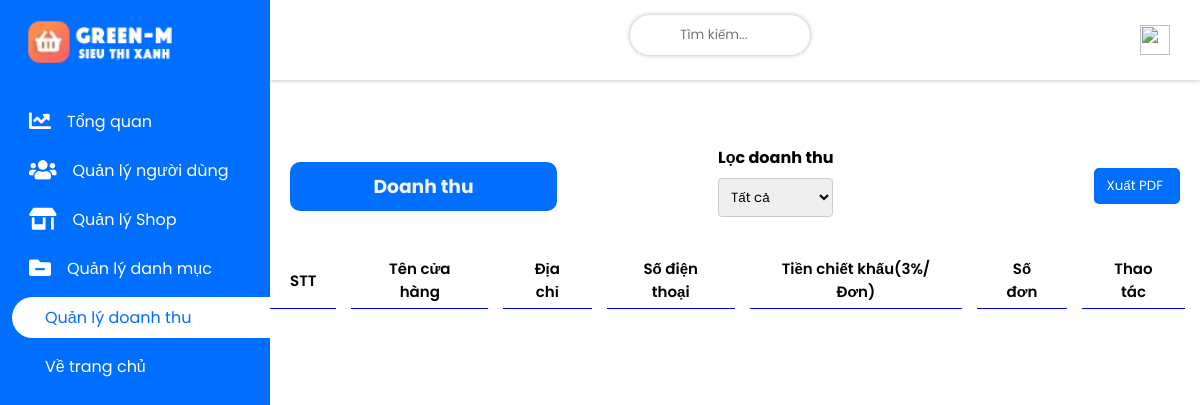
/admin/admin/index.php?act=order, run on an earlier commit of the app's database.
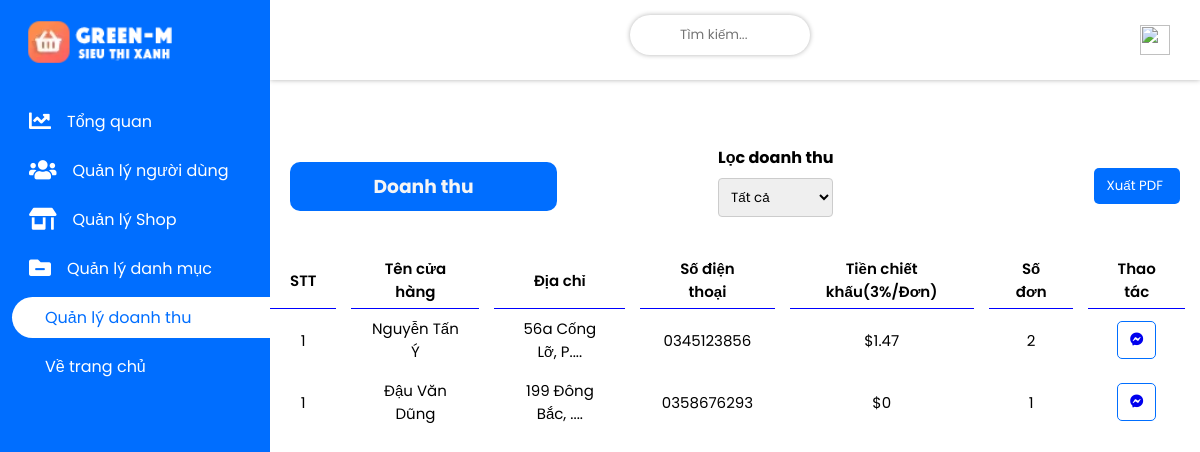
And on a later commit of the database.
### tables this page shows
CREATE TABLE `account` (
  `account_id` int(123) NOT NULL,
  `account_name` longblob NOT NULL,
  `account_address` varchar(80) NOT NULL,
  `account_number_pay` varchar(30) NOT NULL,
  `account_pay` varchar(15) NOT NULL,
  `account_avt` varchar(299) NOT NULL DEFAULT 'view/images/account/user.png',
  `account_username` varchar(30) NOT NULL,
  `account_email` varchar(40) NOT NULL,
  `account_verified_mail` varchar(15) NOT NULL DEFAULT 'Chưa xác thực',
  `account_phone` varchar(10) NOT NULL,
  `account_pass` varchar(100) NOT NULL,
  `account_position` varchar(20) NOT NULL DEFAULT 'Khách hàng',
  `account_notify` varchar(100) NOT NULL,
  `account_status` varchar(30) NOT NULL DEFAULT 'Offline',
  `time_reg` timestamp NOT NULL DEFAULT current_timestamp()
);

### admin/admin/model/connect.php (called while the page is built, shortened)
<?php
    class dao_con {
        public static function conn_db() {
            $sqlServer = "mysql:host=localhost; dbname=green_m8683;charset=utf8;collation=utf8_unicode_ci";
            $username = "root";
            $password = "";
            try {
                $conn = new PDO($sqlServer, $username, $password);
                $conn->setAttribute(PDO::ATTR_ERRMODE, PDO::ERRMODE_EXCEPTION);
            } catch(PDOException $e) {
                echo 'Ket noi database that bai do ' . $e->getMessage();
            }
            return $conn;
        }
        public static function conn_show_all($sql) {
            $conn = self::conn_db();
            $sqlBindParam = array_slice(func_get_args(), 1);
            try {
                $stmt = $conn->prepare($sql);
                $stmt->execute($sqlBindParam);
                $ketqua = $stmt->fetchAll();
                return $ketqua;
            } catch (PDOException $e) {
                throw $e;
            } finally {
                unset($conn);
            }
        }
    }
?>

### admin/admin/model/order.php (called while the page is built, shortened)
<?php
    include_once "connect.php";
    class order_lass extends dao_con {
        public static function show_order() {
            $sql = "SELECT orders.*, account.account_name, account.account_id
                    FROM orders
                    JOIN account ON orders.shop_id = account.account_id
                    ORDER BY orders.order_id DESC
            ";
            return self::conn_show_all($sql);
        }
        public static function show_doanhthu() {
            $sql = "SELECT account.*, COUNT(orders.order_id) AS order_count, orders.order_status
                    FROM account
                    INNER JOIN orders ON account.account_id = orders.shop_id
                    GROUP BY account.account_id
            ";
            return self::conn_show_all($sql);
        }
    }
?>

### admin/admin/view/order.php (the view, shortened to what this page needs)
   <div class="wrapper flex">
      <div class="projects-category">
         <div class="card-header flex flex-tinh2">
            <h3>Doanh thu</h3>
            <div class="fill-doanhthu">
               <label for="fill-doanhthu">Lọc doanh thu</label>
               <select name="fill-doanhthu" class="fill-doanhthu-btn">
                  <option value="All">Tất cả</option>
               </select>
            </div>
            <button>Xuất PDF<i class="uil uil-angle-right"></i></button>
         </div>
         <table>
            <thead>
               <th>
                  <tr>
                     <td>STT</td>
                     <td>Tên cửa hàng</td>
                     <td>Địa chỉ</td>
                     <td>Số điện thoại</td>
                     <td>Tiền chiết khấu(3%/Đơn)</td>
                     <td>Số đơn</td>
                     <td>Thao tác</td>
                  </tr>
               </th>
            </thead>
            <tbody>
               <?php
                  foreach($show as $items) {
                     extract($items);
                     $count_revenue = 0;
                        foreach ($count as $jtems) {
                           if($jtems['order_status'] == "Giao thành công") {
                              if ($account_id == $jtems['account_id']) {
                                 $count_revenue += $jtems['order_total'];
                              }
                           }
                        }
                        $total_revenue = $count_revenue * 0.03;
                        $address = substr($account_address, 0, 18) . '...';
                        echo '
                           <tr>
                              <td>1</td>
                              <td>'. $account_name .'</td>
                              <td class="address-user">'. $address .'.<input type="hidden" value="'. $account_address .'"></td>
                              <td>'. $account_phone .'</td>
                              <td>$'. $total_revenue .'</td>
                              <td>'. $order_count .'</td>
                              <td class="kkk2">
                                 <button>
                                 <a href="../../public/index.php?act=mess_chat&from='.$_SESSION['83x86']['account_id'].'&to='.$account_id.'"><i class="fab fa-facebook-messenger"></i></a>
                                 </button>
                              </td>
                           </tr>
                        ';
                  }
               ?>
            </tbody>
         </table>
      </div>
   </div>
</div>

What changed in the data, as far as the page shows it:
now on this page (row edited): account: account_name "Nguyễn Tấn Ý", account_address "56a Cống Lỡ, P...", account_phone "0345123856", total_revenue "1.47", order_count "2"
now on this page (row edited): account: account_name "Đậu Văn Dũng", account_address "199 Đông Bắc, ...", account_phone "0358676293", total_revenue "0", order_count "1"
